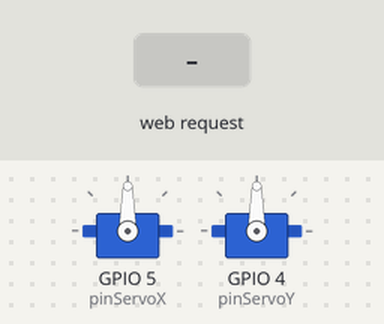
Bench run of a sketch on a simulated ESP8266 (NodeMCU). On the bench: 2 × servo. The inputs (shaded band) are chosen by the test bench. WiFi joins after 1.5 s; servers stay silent unless stated; what the sketch prints to the serial monitor is not drawn.

Above: at 2.7 s.
2.8 s: HTTP request GET /AXIS_X=DECREASE received
At 3.5 s:
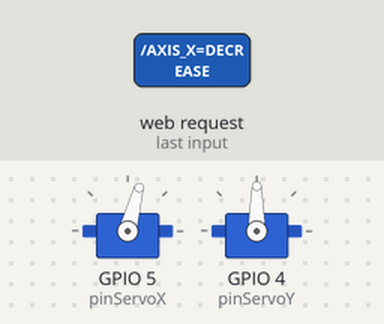
4.3 s: HTTP request GET /AXIS_Y=DECREASE received
At 4.6 s:
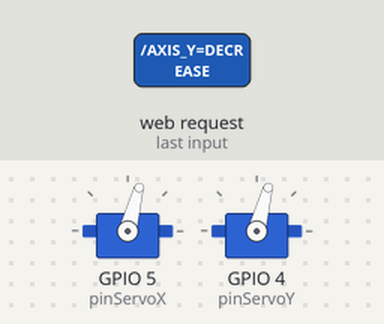
5.8 s: HTTP request GET /AXIS_X=INCREASE received
At 6.9 s:
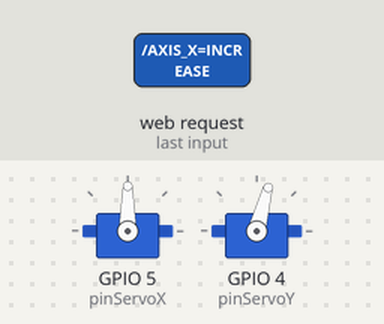
7.3 s: HTTP request GET /AXIS_X=INCREASE received
At 8.1 s:
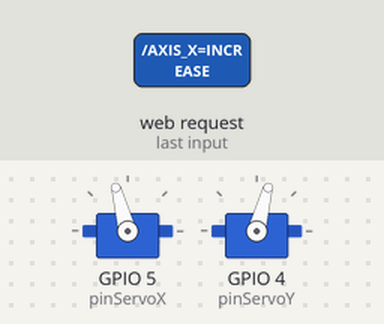
8.8 s: HTTP request GET /AXIS_Y=INCREASE received
At 9.2 s:
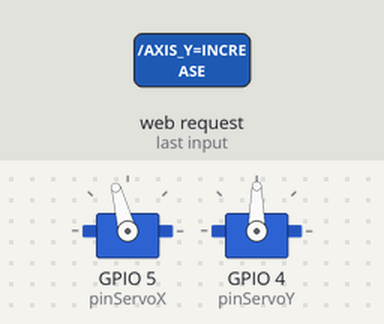
10.3 s: HTTP request GET /AXIS_Y=INCREASE received
At 11.6 s:
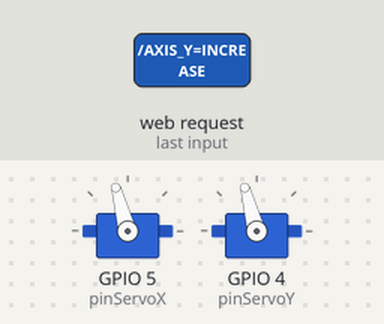
Timing chart, 0 to 12.8 s (numbered marks = the images above; inputs shaded):
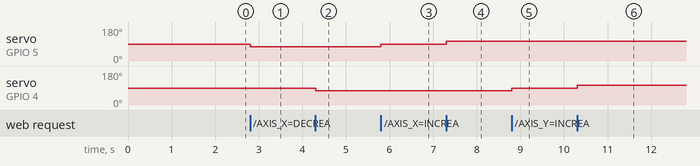

The sketch:

zaritech_dual_servo_positioning.ino
```cpp
// (licence header left out)
#include <ESP8266WiFi.h>
#include <Servo.h>

// Enterprise Network Credentials
const char* ssid = "ZARITECH_SECURE_WIFI";
const char* password = "ZARITECH_ENTERPRISE_PASS";

// Actuator Instances
Servo servoX; // Axis-X Pan Motor
Servo servoY; // Axis-Y Tilt Motor

// Pin Configurations
const int pinServoX = 5; // D1 (GPIO5)
const int pinServoY = 4; // D2 (GPIO4)

// Spatial Metrics Default Baselines
int axisPositionX = 90; // Center 90 Degrees
int axisPositionY = 90; // Center 90 Degrees

WiFiServer positioningServer(80);

void setup() {
  Serial.begin(115200);
  delay(10);

  // Bind Kinematic Nodes to Target Logic Output Channels
  servoX.attach(pinServoX);
  servoY.attach(pinServoY);

  // Calibrate System to Safe Default Home Coordinates
  servoX.write(axisPositionX);
  servoY.write(axisPositionY);

  Serial.println("\n[ZARITECH SYSTEM] Initializing Kinematic Positioning Substrate...");

  // Establish Wireless Connection Matrix
  WiFi.begin(ssid, password);
  while (WiFi.status() != WL_CONNECTED) {
    delay(500);
    Serial.print(".");
  }

  positioningServer.begin();
  Serial.println("\n[ZARITECH SYSTEM] Dual-Axis Actuator Loop Active and Synchronized.");
  Serial.print("[ZARITECH SYSTEM] Assigned Local Node IP Address: ");
  Serial.println(WiFi.localIP());
}

void loop() {
  // Listen for Inbound Network Kinematic Commands over Wi-Fi
  WiFiClient client = positioningServer.available();
  if (!client) return;

  // Read the Inbound HTTP Request Stream
  String request = client.readStringUntil('\r');
  client.flush();

  // Parse Vector Shifts for Axis-X (Pan)
  if (request.indexOf("/AXIS_X=DECREASE") != -1) {
    axisPositionX = max(0, axisPositionX - 15);
    servoX.write(axisPositionX);
  }
  if (request.indexOf("/AXIS_X=INCREASE") != -1) {
    axisPositionX = min(180, axisPositionX + 15);
    servoX.write(axisPositionX);
  }

  // Parse Vector Shifts for Axis-Y (Tilt)
  if (request.indexOf("/AXIS_Y=DECREASE") != -1) {
    axisPositionY = max(0, axisPositionY - 15);
    servoY.write(axisPositionY);
  }
  if (request.indexOf("/AXIS_Y=INCREASE") != -1) {
    axisPositionY = min(180, axisPositionY + 15);
    servoY.write(axisPositionY);
  }

  // Serve Responsive Kinematic Management Dashboard
  servePositioningDashboard(client);
  delay(1); // Yield control to background network stacks
}

// Enterprise Remote Manipulation Dashboard Renderer
void servePositioningDashboard(WiFiClient& client) {
  client.println("HTTP/1.1 200 OK");
  client.println("Content-Type: text/html");
  client.println("Connection: close");
  client.println("");

  client.println("<!DOCTYPE HTML><html><head><meta name=\"viewport\" content=\"width=device-width, initial-scale=1\">");
  client.println("<title>Zaritech Kinematic Node</title>");
  client.println("<style>body{font-family:Arial,sans-serif; text-align:center; background-color:#0b1329; color:#f8fafc;}");
  client.println(".panel{max-width:550px; margin:40px auto; padding:30px; background:#1c2541; border-radius:8px; border: 1px solid #48cae4;}");
  client.println(".coord-display{font-size:20px; font-weight:bold; color:#48cae4; margin:15px 0;}");
  client.println(".nav-btn{display:inline-block; padding:12px 20px; background:#00b4d8; color:#fff; text-decoration:none; border-radius:4px; font-weight:bold; margin:5px;}</style></head>");

  client.println("<body><div class=\"panel\">");
  client.println("<h1>Zaritech Multi-Axis Kinematic Hub</h1>");
  client.println("<p>Infrastructure Core: <strong>Zaritech Dynamics</strong></p><hr>");

  client.println("<div class=\"coord-display\">X-AXIS (PAN) POSITION: " + String(axisPositionX) + "°</div>");
  client.println("<a href=\"/AXIS_X=DECREASE\" class=\"nav-btn\"><- PAN LEFT</a>");
  client.println("<a href=\"/AXIS_X=INCREASE\" class=\"nav-btn\">PAN RIGHT -></a><br><br>");

  client.println("<div class=\"coord-display\">Y-AXIS (TILT) POSITION: " + String(axisPositionY) + "°</div>");
  client.println("<a href=\"/AXIS_Y=DECREASE\" class=\"nav-btn\">\/ TILT DOWN</a>");
  client.println("<a href=\"/AXIS_Y=INCREASE\" class=\"nav-btn\">/\ TILT UP</a>");

  client.println("</div></body></html>");
}
```

Measured:
- after the input at 2.8 s, servo on GPIO 5 (pinServoX): 90° → 75° at once
- after the input at 4.3 s, servo on GPIO 4 (pinServoY): 90° → 75° at once
- after the input at 5.8 s, servo on GPIO 5 (pinServoX): 75° → 90° at once
- after the input at 7.3 s, servo on GPIO 5 (pinServoX): 90° → 105° at once
- after the input at 8.8 s, servo on GPIO 4 (pinServoY): 75° → 90° at once
- after the input at 10.3 s, servo on GPIO 4 (pinServoY): 90° → 105° at once
